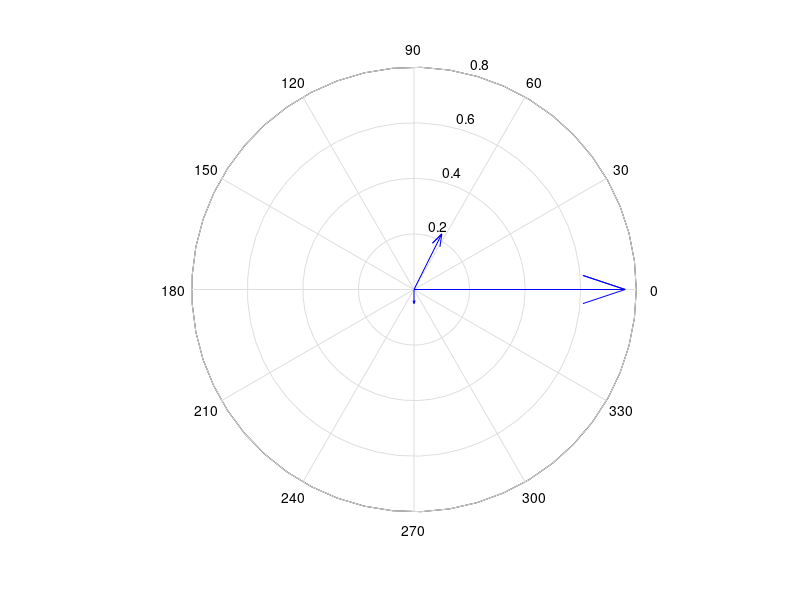

The MATLAB source for this figure:
V_base = 1; %138.2;
I_base = 1;
w_base = 314.59;
K = sqrt(3/2);
LM = 1.301;
Lsigma = 0.2426;
RR = 0.06151;
Tr = LM/RR;
Rs = 0.04505;
R = RR + Rs
t_rc = 1/1000*w_base; %Normal VSC rise time
alpha_c = 2.19722/t_rc;
Ra = alpha_c*Lsigma-R
kp = alpha_c*Lsigma
ki = alpha_c*(R+Ra)


%Speed Controller
%i_d_ref = 1/LM;
J = 50;
b = 0.5; %Load Torque
t_speed = t_rc*10;
alpha_speed = 2.19722/t_speed;
kp_speed = alpha_speed*J;
ki_speed = alpha_speed*alpha_speed*J;
Ra_speed = alpha_speed*J-b;

figure
compass(0.1, 0.2)
hold on
compass(0.76, 0)
compass(0, -0.05)